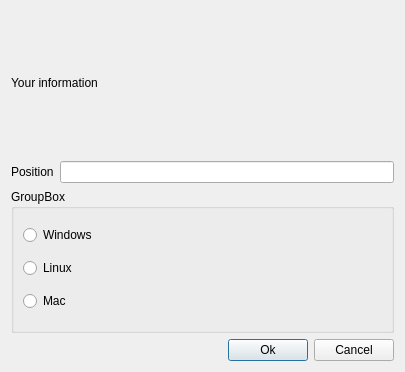
<?xml version="1.0" encoding="UTF-8"?>
<ui version="4.0">
 <class>InfoDialog</class>
 <widget class="QDialog" name="InfoDialog">
  <property name="geometry">
   <rect>
    <x>0</x>
    <y>0</y>
    <width>405</width>
    <height>372</height>
   </rect>
  </property>
  <property name="windowTitle">
   <string>Dialog</string>
  </property>
  <layout class="QHBoxLayout" name="horizontalLayout_3">
   <item>
    <layout class="QVBoxLayout" name="verticalLayout_2">
     <item>
      <widget class="QLabel" name="label">
       <property name="text">
        <string>Your information</string>
       </property>
      </widget>
     </item>
     <item>
      <layout class="QHBoxLayout" name="horizontalLayout">
       <item>
        <widget class="QLabel" name="label_2">
         <property name="text">
          <string>Position</string>
         </property>
        </widget>
       </item>
       <item>
        <widget class="QLineEdit" name="positionLineEdit"/>
       </item>
      </layout>
     </item>
     <item>
      <widget class="QGroupBox" name="groupBox">
       <property name="title">
        <string>GroupBox</string>
       </property>
       <layout class="QVBoxLayout" name="verticalLayout">
        <item>
         <widget class="QRadioButton" name="windowsRadioButton">
          <property name="text">
           <string>Windows</string>
          </property>
         </widget>
        </item>
        <item>
         <widget class="QRadioButton" name="linuxRadioButton">
          <property name="text">
           <string>Linux</string>
          </property>
         </widget>
        </item>
        <item>
         <widget class="QRadioButton" name="macRadioButton">
          <property name="text">
           <string>Mac</string>
          </property>
         </widget>
        </item>
       </layout>
      </widget>
     </item>
     <item>
      <layout class="QHBoxLayout" name="horizontalLayout_2">
       <item>
        <spacer name="horizontalSpacer">
         <property name="orientation">
          <enum>Qt::Horizontal</enum>
         </property>
         <property name="sizeHint" stdset="0">
          <size>
           <width>148</width>
           <height>20</height>
          </size>
         </property>
        </spacer>
       </item>
       <item>
        <widget class="QPushButton" name="okButton">
         <property name="text">
          <string>Ok</string>
         </property>
        </widget>
       </item>
       <item>
        <widget class="QPushButton" name="cancelButton">
         <property name="text">
          <string>Cancel</string>
         </property>
        </widget>
       </item>
      </layout>
     </item>
    </layout>
   </item>
  </layout>
 </widget>
 <resources/>
 <connections/>
</ui>
